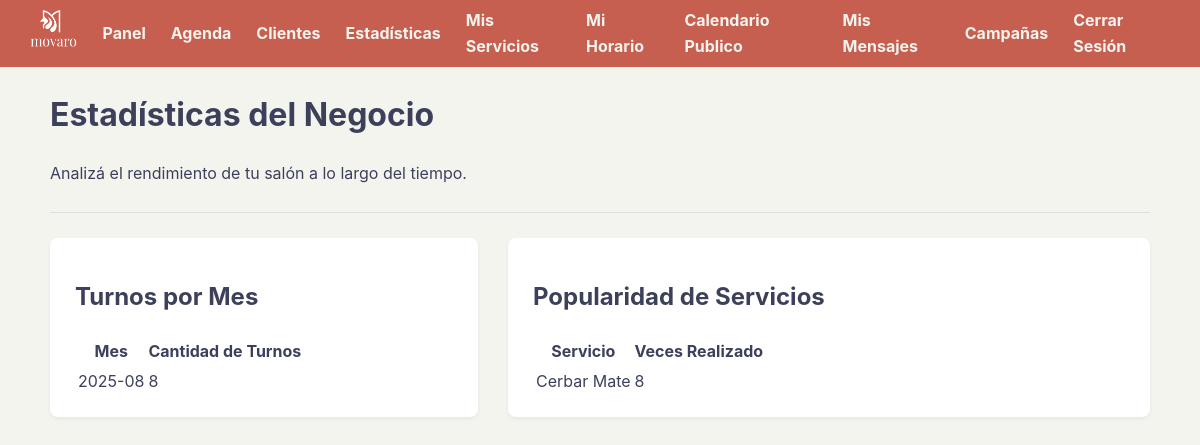
The page /estadisticas (signed in) on the database as committed earlier.
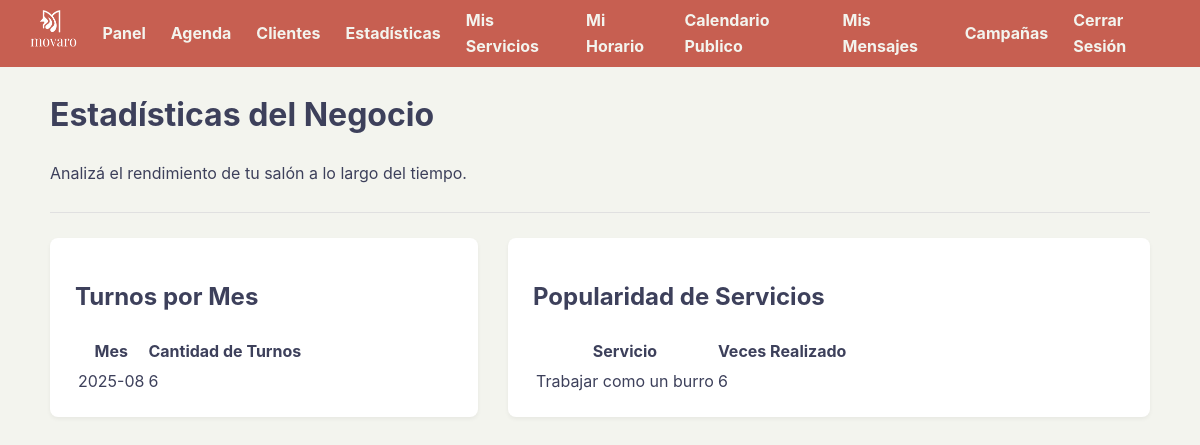
The same page on the database as committed later.
### tables this page shows
CREATE TABLE turnos (
            id INTEGER PRIMARY KEY AUTOINCREMENT, usuario_id INTEGER NOT NULL,
            cliente_id INTEGER NOT NULL, servicio_id INTEGER NOT NULL,
            servicio_nombre TEXT NOT NULL, fecha TEXT NOT NULL,
            hora TEXT NOT NULL, foto_path TEXT,
            FOREIGN KEY (usuario_id) REFERENCES usuarios (id),
            FOREIGN KEY (cliente_id) REFERENCES clientes (id),
            FOREIGN KEY (servicio_id) REFERENCES servicios (id)
        );

### app.py (the view)
@app.route('/estadisticas')
def ver_estadisticas():
    if 'usuario_id' not in session: return redirect('/login')
    usuario_id_actual = session['usuario_id']
    conn = sqlite3.connect(DATABASE)
    conn.row_factory = sqlite3.Row
    cursor = conn.cursor()
    cursor.execute("SELECT fecha, servicio_nombre FROM turnos WHERE usuario_id = ?", (usuario_id_actual,))
    todos_los_turnos = cursor.fetchall()
    conn.close()
    turnos_por_mes = Counter(turno['fecha'][:7] for turno in todos_los_turnos)
    turnos_por_mes_ordenado = sorted(turnos_por_mes.items())
    contador_servicios = Counter(turno['servicio_nombre'] for turno in todos_los_turnos)
    servicios_populares = contador_servicios.most_common()
    return render_template('estadisticas.html', turnos_mes=turnos_por_mes_ordenado, servicios_pop=servicios_populares)

### templates/estadisticas.html (shortened to what this page needs)
{% extends "base.html" %}
{% block content %}
<h1>Estadísticas del Negocio</h1>
<p>Analizá el rendimiento de tu salón a lo largo del tiempo.</p>
<hr>
<div class="layout-container">
    <div class="layout-col-principal">
        <div class="card">
            <h2>Turnos por Mes</h2>
            {% if turnos_mes %}
                <table class="stats-table">
                    <thead>
                        <tr>
                            <th>Mes</th>
                            <th>Cantidad de Turnos</th>
                        </tr>
                    </thead>
                    <tbody>
                        {% for mes, cantidad in turnos_mes %}
                            <tr>
                                <td>{{ mes }}</td>
                                <td>{{ cantidad }}</td>
                            </tr>
                        {% endfor %}
                    </tbody>
                </table>
            {% else %}
                <p>No hay datos suficientes.</p>
            {% endif %}
        </div>
    </div>
    <div class="layout-col-lateral">
        <div class="card">
            <h2>Popularidad de Servicios</h2>
            {% if servicios_pop %}
                <table class="stats-table">
                    <thead>
                        <tr>
                            <th>Servicio</th>
                            <th>Veces Realizado</th>
                        </tr>
                    </thead>
                    <tbody>
                        {% for servicio, cantidad in servicios_pop %}
                            <tr>
                                <td>{{ servicio }}</td>
                                <td>{{ cantidad }}</td>
                            </tr>
                        {% endfor %}
                    </tbody>
                </table>
            {% else %}
                <p>No hay datos suficientes.</p>
            {% endif %}
        </div>
    </div>
</div>
{% endblock %}

Rows that differ between the two databases and show on the page:
changed turnos: servicio_nombre "Cerbar Mate" → "Trabajar como un burro"; cantidad "8" → "6"
Other text that changed with them:
new list line: "2025-08 6"
list line gone: "2025-08 8"
